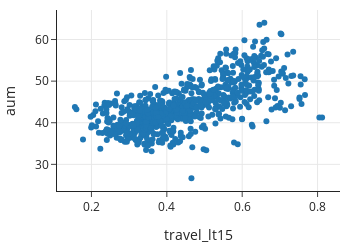

Notebook source saved alongside this figure:
### Markdown cell above
Each row represents one commuting zone.
The column `aum` has the average AUM for people born in the commuting zone in 1980-82 to parents in the 25th income percentile.
There are many columns in this data frame, but for now we focus
on the fraction of people in a CZ that have a 15 minute or shorter commute time, 
which is called `travel_lt15`.
We plot AUM against this fraction to look at the relationship between the two variables.

### Code cell
px.scatter(cz_df, x='travel_lt15', y='aum',
           width=350, height=250)

### Figure 1 — Plotly figure (JSON) as saved in the notebook; plotly's stock layout.template omitted (floating-point values rounded to 4 significant figures; data arrays with more than 128 entries replaced by an {"elided": "..."} marker saying what was removed)
{"data": [{"hovertemplate": "travel_lt15=%{x}<br>aum=%{y}<extra></extra>", "legendgroup": "", "marker": {"color": "#1F77B4", "symbol": "circle"}, "mode": "markers", "name": "", "orientation": "v", "showlegend": false, "type": "scatter", "x": {"elided": "705 float values"}, "xaxis": "x", "y": {"elided": "705 float values"}, "yaxis": "y"}], "layout": {"height": 250, "legend": {"tracegroupgap": 0}, "width": 350, "xaxis": {"anchor": "y", "autorange": true, "domain": [0, 1], "range": [0.1086, 0.8595], "title": {"text": "travel_lt15"}, "type": "linear"}, "yaxis": {"anchor": "x", "autorange": true, "domain": [0, 1], "range": [23.6, 67.1], "title": {"text": "aum"}, "type": "linear"}}}
